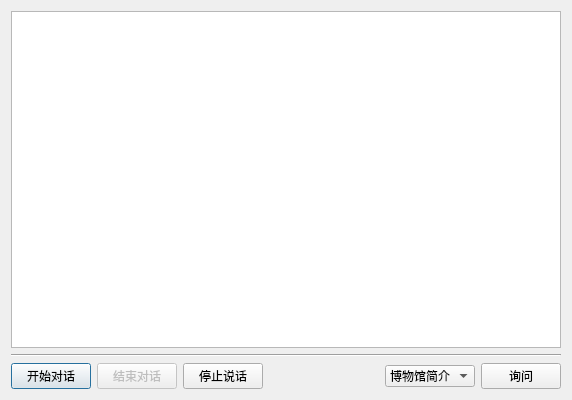
<?xml version="1.0" encoding="UTF-8"?>
<ui version="4.0">
 <class>RobotQClass</class>
 <widget class="QDialog" name="RobotQClass">
  <property name="geometry">
   <rect>
    <x>0</x>
    <y>0</y>
    <width>572</width>
    <height>400</height>
   </rect>
  </property>
  <property name="sizePolicy">
   <sizepolicy hsizetype="Expanding" vsizetype="Expanding">
    <horstretch>0</horstretch>
    <verstretch>0</verstretch>
   </sizepolicy>
  </property>
  <property name="palette">
   <palette>
    <active>
     <colorrole role="Base">
      <brush brushstyle="SolidPattern">
       <color alpha="255">
        <red>255</red>
        <green>255</green>
        <blue>255</blue>
       </color>
      </brush>
     </colorrole>
    </active>
    <inactive>
     <colorrole role="Base">
      <brush brushstyle="SolidPattern">
       <color alpha="255">
        <red>255</red>
        <green>255</green>
        <blue>255</blue>
       </color>
      </brush>
     </colorrole>
    </inactive>
    <disabled>
     <colorrole role="Base">
      <brush brushstyle="SolidPattern">
       <color alpha="255">
        <red>240</red>
        <green>240</green>
        <blue>240</blue>
       </color>
      </brush>
     </colorrole>
    </disabled>
   </palette>
  </property>
  <property name="windowTitle">
   <string>小M机器人语音功能</string>
  </property>
  <property name="windowIcon">
   <iconset resource="robotq.qrc">
    <normaloff>:/RobotQ/Resources/HIT_Robot_ico.ico</normaloff>:/RobotQ/Resources/HIT_Robot_ico.ico</iconset>
  </property>
  <property name="autoFillBackground">
   <bool>true</bool>
  </property>
  <layout class="QVBoxLayout" name="verticalLayout">
   <item>
    <widget class="QPlainTextEdit" name="textStatus"/>
   </item>
   <item>
    <widget class="Line" name="line">
     <property name="orientation">
      <enum>Qt::Horizontal</enum>
     </property>
    </widget>
   </item>
   <item>
    <layout class="QHBoxLayout" name="horizontalLayout">
     <item>
      <widget class="QPushButton" name="btnStart">
       <property name="text">
        <string>开始对话</string>
       </property>
      </widget>
     </item>
     <item>
      <widget class="QPushButton" name="btnEnd">
       <property name="enabled">
        <bool>false</bool>
       </property>
       <property name="text">
        <string>结束对话</string>
       </property>
      </widget>
     </item>
     <item>
      <widget class="QPushButton" name="btnStopspeak">
       <property name="text">
        <string>停止说话</string>
       </property>
      </widget>
     </item>
     <item>
      <spacer name="horizontalSpacer_2">
       <property name="orientation">
        <enum>Qt::Horizontal</enum>
       </property>
       <property name="sizeHint" stdset="0">
        <size>
         <width>40</width>
         <height>20</height>
        </size>
       </property>
      </spacer>
     </item>
     <item>
      <widget class="QComboBox" name="comboBox">
       <item>
        <property name="text">
         <string>博物馆简介</string>
        </property>
       </item>
       <item>
        <property name="text">
         <string>洗手间位置</string>
        </property>
       </item>
      </widget>
     </item>
     <item>
      <widget class="QPushButton" name="btnQuery">
       <property name="text">
        <string>询问</string>
       </property>
      </widget>
     </item>
    </layout>
   </item>
  </layout>
 </widget>
 <layoutdefault spacing="6" margin="11"/>
 <resources>
  <include location="robotq.qrc"/>
 </resources>
 <connections/>
</ui>
